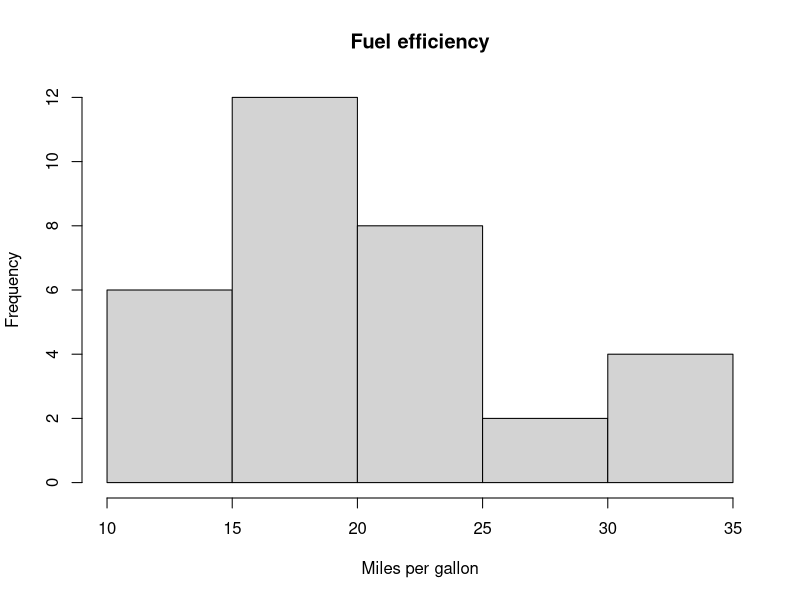
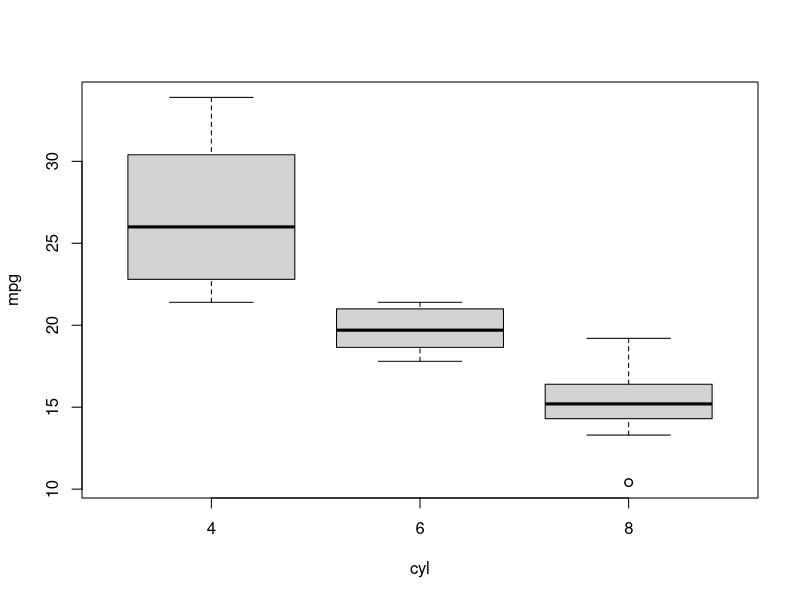

Here is the R script that generated these plots, in order:
data("mtcars")
summary(mtcars$mpg)
hist(mtcars$mpg, main="Fuel efficiency",
     xlab="Miles per gallon")

boxplot(mpg~cyl, data=mtcars)
